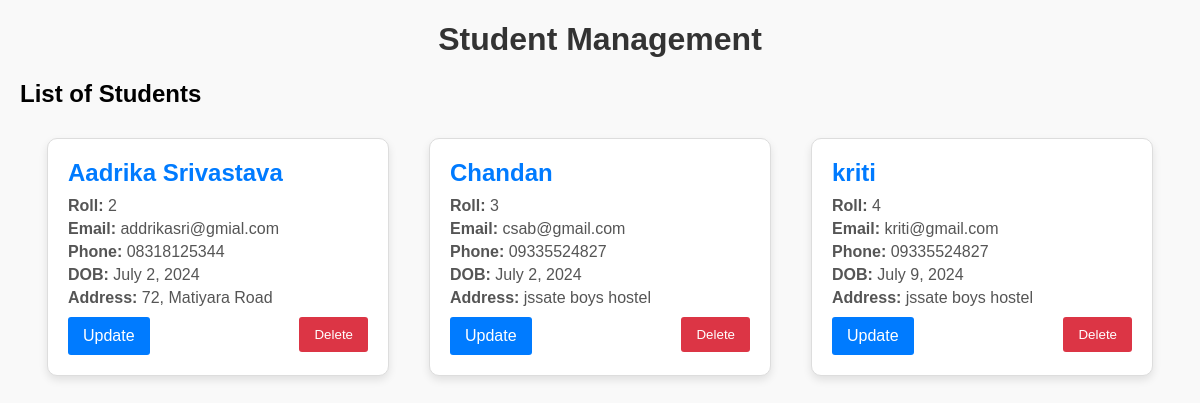
/std/home/, run on the app's committed database.
### std/models.py (models this page shows, shortened)
class Student(models.Model):
    roll = models.CharField(max_length=10, unique=True)
    name = models.CharField(max_length=100)
    email = models.EmailField(unique=True)
    phone = models.CharField(max_length=15)
    dob = models.DateField()
    address = models.TextField()

### std/views.py (the view)
# urls.py: path('home/', views.home, name='home'),
def home(request):
    students = Student.objects.all()
    return render(request, "home.html", {'students': students})

### std/templates/home.html (shortened to what this page needs)
<!DOCTYPE html>
<html>
<head>
</head>
<body>
    <h1>Student Management</h1>
    <h2>List of Students</h2>
    <div class="container">
        {% for student in students %}
        <div class="card">
            <h2>{{ student.name }}</h2>
            <p><strong>Roll:</strong> {{ student.roll }}</p>
            <p><strong>Email:</strong> {{ student.email }}</p>
            <p><strong>Phone:</strong> {{ student.phone }}</p>
            <p><strong>DOB:</strong> {{ student.dob }}</p>
            <p><strong>Address:</strong> {{ student.address }}</p>
            <div class="actions">
                <a class="update-btn" href="{% url 'update_student' student.id %}">Update</a>
                <form action="{% url 'delete_student' student.id %}" method="POST">
                    <button class="delete-btn" type="submit">Delete</button>
                </form>
            </div>
        </div>
        {% endfor %}
    </div>
</body>
</html>

### std/templates/home.html (style rules this page uses)
body { font-family: Arial, sans-serif; margin: 20px; background-color: #f9f9f9; }
h1 { text-align: center; color: #333; }
.container { display: flex; flex-wrap: wrap; justify-content: center; gap: 20px; }
.card { background-color: white; border: 1px solid #ddd; border-radius: 10px; box-shadow: 0 4px 8px rgba(0,0,0,0.1); width: 300px; padding: 20px; margin: 10px; }
.card h2 { margin: 0 0 10px; color: #007bff; }
.card p { margin: 5px 0; color: #555; }
.card .actions { display: flex; justify-content: space-between; margin-top: 10px; }
.card a.update-btn, .card button.delete-btn { padding: 10px 15px; text-decoration: none; border: none; border-radius: 3px; color: white; cursor: pointer; }
.card a.update-btn { background-color: #007bff; }
.card button.delete-btn { background-color: #dc3545; }
form { display: inline; }

### data on the page
Student: name "Aadrika Srivastava", roll "2", email "addrikasri@gmial.com", phone "08318125344", dob "July 2, 2024", address "72, Matiyara Road"
Student: name "Chandan", roll "3", email "csab@gmail.com", phone "09335524827", dob "July 2, 2024", address "jssate boys hostel"
Student: name "kriti", roll "4", email "kriti@gmail.com", phone "09335524827", dob "July 9, 2024", address "jssate boys hostel"
